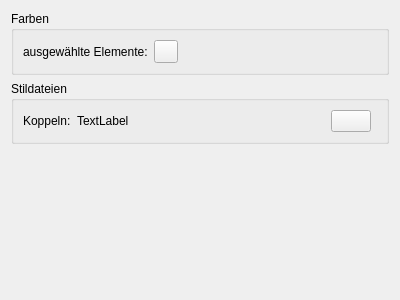
<?xml version="1.0" encoding="UTF-8"?>
<ui version="4.0">
 <class>Form</class>
 <widget class="QWidget" name="Form">
  <property name="geometry">
   <rect>
    <x>0</x>
    <y>0</y>
    <width>400</width>
    <height>300</height>
   </rect>
  </property>
  <property name="windowTitle">
   <string>Form</string>
  </property>
  <layout class="QVBoxLayout" name="verticalLayout">
   <item>
    <widget class="QgsCollapsibleGroupBox" name="mGroupBox">
     <property name="title">
      <string>Farben</string>
     </property>
     <layout class="QGridLayout" name="gridLayout">
      <item row="0" column="0">
       <widget class="QLabel" name="label">
        <property name="maximumSize">
         <size>
          <width>16777215</width>
          <height>16777215</height>
         </size>
        </property>
        <property name="text">
         <string>ausgewählte Elemente:</string>
        </property>
       </widget>
      </item>
      <item row="0" column="1">
       <layout class="QHBoxLayout" name="horizontalLayout">
        <item>
         <widget class="QgsColorButton" name="mColorButton"/>
        </item>
        <item>
         <spacer name="horizontalSpacer">
          <property name="orientation">
           <enum>Qt::Horizontal</enum>
          </property>
          <property name="sizeHint" stdset="0">
           <size>
            <width>40</width>
            <height>20</height>
           </size>
          </property>
         </spacer>
        </item>
        <item>
         <widget class="QWidget" name="widget" native="true"/>
        </item>
       </layout>
      </item>
     </layout>
    </widget>
   </item>
   <item>
    <widget class="QgsCollapsibleGroupBox" name="mGroupBox_2">
     <property name="title">
      <string>Stildateien</string>
     </property>
     <layout class="QGridLayout" name="gridLayout_2">
      <item row="0" column="0">
       <widget class="QLabel" name="label_2">
        <property name="maximumSize">
         <size>
          <width>16777215</width>
          <height>16777215</height>
         </size>
        </property>
        <property name="text">
         <string>Koppeln:</string>
        </property>
       </widget>
      </item>
      <item row="0" column="1">
       <layout class="QHBoxLayout" name="horizontalLayout_2">
        <item>
         <widget class="QLabel" name="label_3">
          <property name="sizePolicy">
           <sizepolicy hsizetype="Expanding" vsizetype="Preferred">
            <horstretch>0</horstretch>
            <verstretch>0</verstretch>
           </sizepolicy>
          </property>
          <property name="text">
           <string>TextLabel</string>
          </property>
         </widget>
        </item>
        <item>
         <widget class="QPushButton" name="pushButton">
          <property name="text">
           <string/>
          </property>
          <property name="icon">
           <iconset resource="../../../../QGA/qga/resources/resources.qrc">
            <normaloff>:/svg/icons/mActionFileOpen.svg</normaloff>:/svg/icons/mActionFileOpen.svg</iconset>
          </property>
         </widget>
        </item>
        <item>
         <widget class="QWidget" name="widget_2" native="true"/>
        </item>
       </layout>
      </item>
     </layout>
    </widget>
   </item>
   <item>
    <spacer name="verticalSpacer">
     <property name="orientation">
      <enum>Qt::Vertical</enum>
     </property>
     <property name="sizeHint" stdset="0">
      <size>
       <width>20</width>
       <height>40</height>
      </size>
     </property>
    </spacer>
   </item>
  </layout>
 </widget>
 <customwidgets>
  <customwidget>
   <class>QgsCollapsibleGroupBox</class>
   <extends>QGroupBox</extends>
   <header>qgscollapsiblegroupbox.h</header>
   <container>1</container>
  </customwidget>
  <customwidget>
   <class>QgsColorButton</class>
   <extends>QToolButton</extends>
   <header>qgscolorbutton.h</header>
  </customwidget>
 </customwidgets>
 <resources>
  <include location="../../../../QGA/qga/resources/resources.qrc"/>
 </resources>
 <connections/>
</ui>
